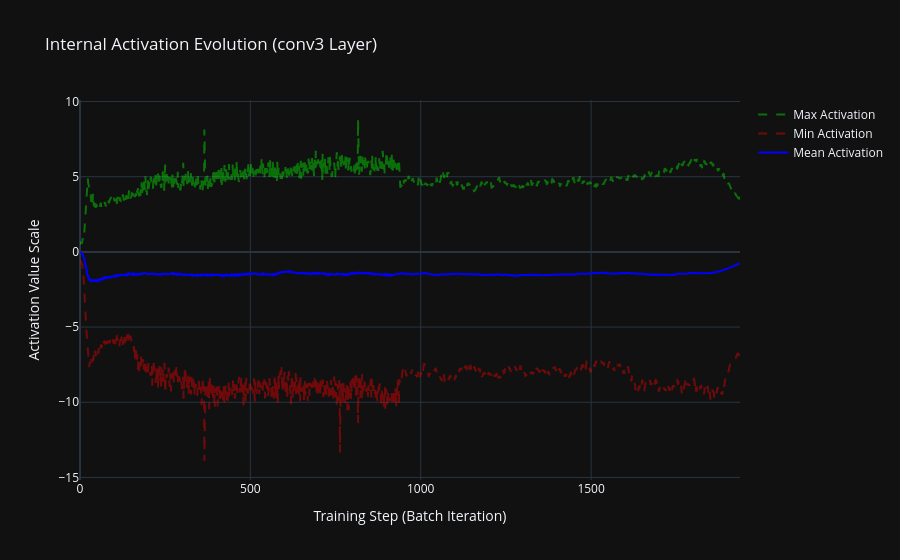

Notebook code for this chart:
### Code cell
import torchvision

model = UNet(time_dim=128).to(device)
model.conv3.register_forward_hook(peak_into_activations)
opt = optim.Adam(model.parameters(), lr=1e-3)
epochs = 1#20
losses_h = fit(epochs=epochs, train_dl=train_dl, model=model, opt=opt, device=device)
model.eval()
n_samples = 16
x_trajectory = torch.randn(n_samples, 1, 28, 28, device=device)

with torch.no_grad():
    for t_idx in tqdm(reversed(range(T)), total=T, desc="Denoising Steps"):
        t_batch = torch.full((n_samples,), t_idx, device=device, dtype=torch.float)
        pred_noise = model(x_trajectory, t_batch)
        beta_t = betas[t_idx]
        alpha_t = alphas[t_idx]
        alpha_cumprod_t = alphas_cumprod[t_idx]
        mu_coefficient = 1. / torch.sqrt(alpha_t)
        noise_coef = beta_t / torch.sqrt(1. - alpha_cumprod_t)
        mu_theta = mu_coefficient * (x_trajectory - noise_coef * pred_noise)
        
        if t_idx > 0:
            z = torch.randn_like(x_trajectory)
            sigma_t = sigmas[t_idx]
            x_trajectory = mu_theta + sigma_t * z
        else:
            x_trajectory = mu_theta

new_imgs = ((x_trajectory.cpu() + 1) / 2.0).clamp(0, 1)
grid_img = torchvision.utils.make_grid(new_imgs, nrow=4)
grid_np = grid_img.numpy().transpose((1, 2, 0))
fig = px.imshow(
    grid_np, 
    title=f"DPM Generated Digits (epochs: {epochs})"
)
fig.show()

### Figure 1 — Plotly figure (JSON) as saved in the notebook; plotly's stock layout.template omitted (floating-point values rounded to 4 significant figures; data arrays with more than 128 entries replaced by an {"elided": "..."} marker saying what was removed)
{"data": [{"line": {"color": "rgba(0,255,0,0.4)", "dash": "dash"}, "name": "Max Activation", "type": "scatter", "x": {"elided": "1938 int values"}, "y": {"elided": "1938 float values"}}, {"line": {"color": "rgba(255,0,0,0.4)", "dash": "dash"}, "name": "Min Activation", "type": "scatter", "x": {"elided": "1938 int values"}, "y": {"elided": "1938 float values"}}, {"line": {"color": "blue", "width": 2}, "name": "Mean Activation", "type": "scatter", "x": {"elided": "1938 int values"}, "y": {"elided": "1938 float values"}}], "layout": {"hovermode": "x unified", "title": {"text": "Internal Activation Evolution (conv3 Layer)"}, "xaxis": {"title": {"text": "Training Step (Batch Iteration)"}}, "yaxis": {"title": {"text": "Activation Value Scale"}}}}
